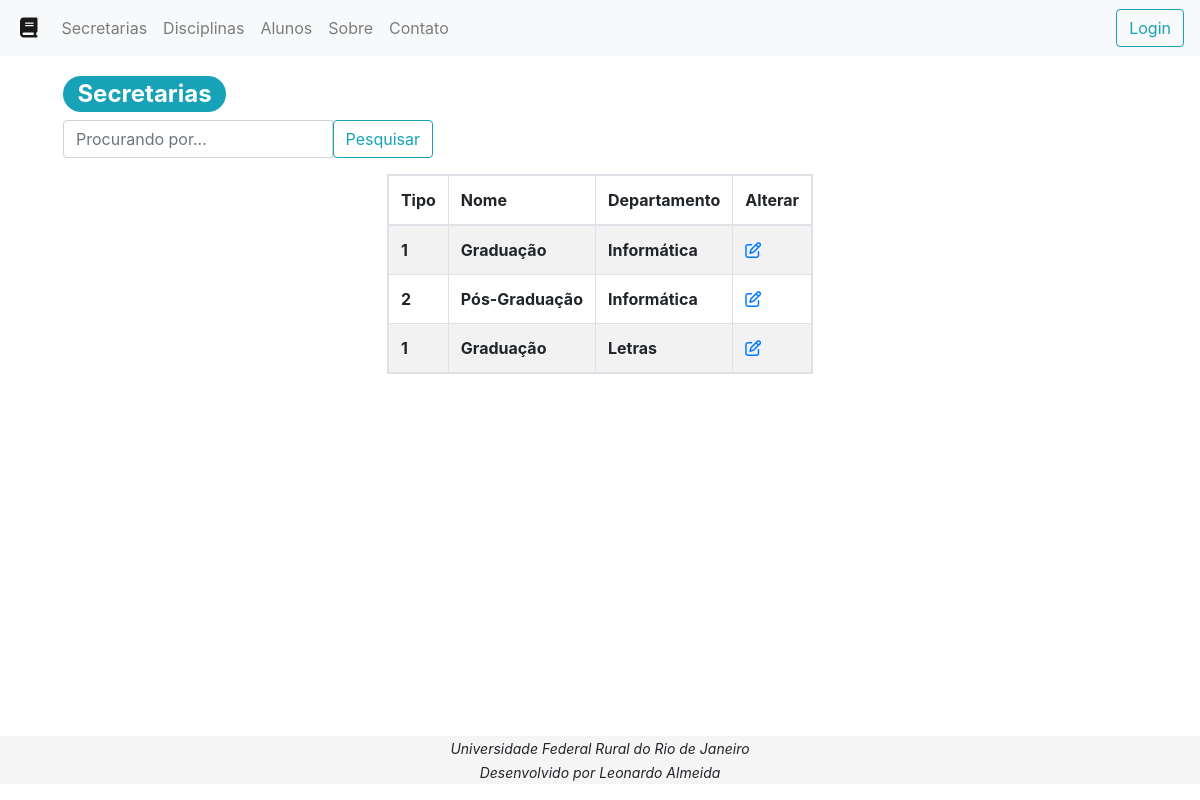
The page /secretarias on the database its author committed.
### core/models.py (models this page shows, shortened)
class Secretaria(models.Model):
    nome = models.CharField(max_length=30)
    tipo = models.IntegerField()
    departamento = models.ForeignKey(Departamento, on_delete=models.CASCADE, null = True)

class Departamento(models.Model):
    nome = models.CharField(max_length=30)

### core/views.py (the view)
# urls.py: url(r'^secretarias$', ListaSecretarias.as_view(), name='ListaSecretarias'),
class ListaSecretarias(ListView):
    template_name = 'secretarias.html'
    model = Secretaria
    context_object_name = 'secretarias'
    def get_queryset(self, **kwargs):
        secretarias = Secretaria.objects.all()
        result = self.request.GET.get('pesquisar_por')
        if result is not None:
            secretarias = secretarias.filter(nome__icontains=result)
        return secretarias

### core/templates/secretarias.html
{% extends "base.html" %} {% block titulo %}Secretarias{% endblock %} {% block conteudo %}
<div class="col-md-4 mt-3 ml-5">
	<h2>
		<div class="badge badge-pill badge-info">Secretarias</div>
	</h2>
	<form class="input-group" action="secretarias" method="get">
		<input type="text" class="form-control" name="pesquisar_por" placeholder="Procurando por...">
		<span class="input-group-btn">
			<button class="btn btn-outline-info" type="submit">Pesquisar</button>
		</span>
	</form>
</div>
<div class="container">
	<div class="row">
		<div class="mx-auto mt-3">
			<div class="table table-striped table-bordered">
				<table>
					<thead>
						<tr>
							<th>Tipo</th>
							<th>Nome</th>
							<th>Departamento</th>
							<th>Alterar</th>
						</tr>
					</thead>
					<tbody>
						{%for secr in secretarias%}
						<tr>
							<th>{{secr.tipo}}</th>
							<th>{{secr.nome}}</th>
							<th>{{secr.departamento.nome}}</th>
							<th>
								<a href="{% url 'secretaria' secr.id %}">
									<i class="fa fa-pencil-square-o" aria-hidden="true"></i>
								</a>
							</th>
						</tr>
						{% empty %}
						<div class="alert alert-info" role="alert">
							Nenhum resultado foi encotrado.
						</div>
						{%endfor%}
					</tbody>
				</table>
			</div>
		</div>
	</div>
</div>
{% endblock %}

### core/templates/base.html (style rules this page uses)
html { height: 100%; }
body { min-height: 100%; display: flex; flex-direction: column; }

### rows shown on the page
Secretaria: tipo "1", nome "Graduação", departamento.nome "Informática"
Secretaria: tipo "2", nome "Pós-Graduação", departamento.nome "Informática"
Secretaria: tipo "1", nome "Graduação", departamento.nome "Letras"
